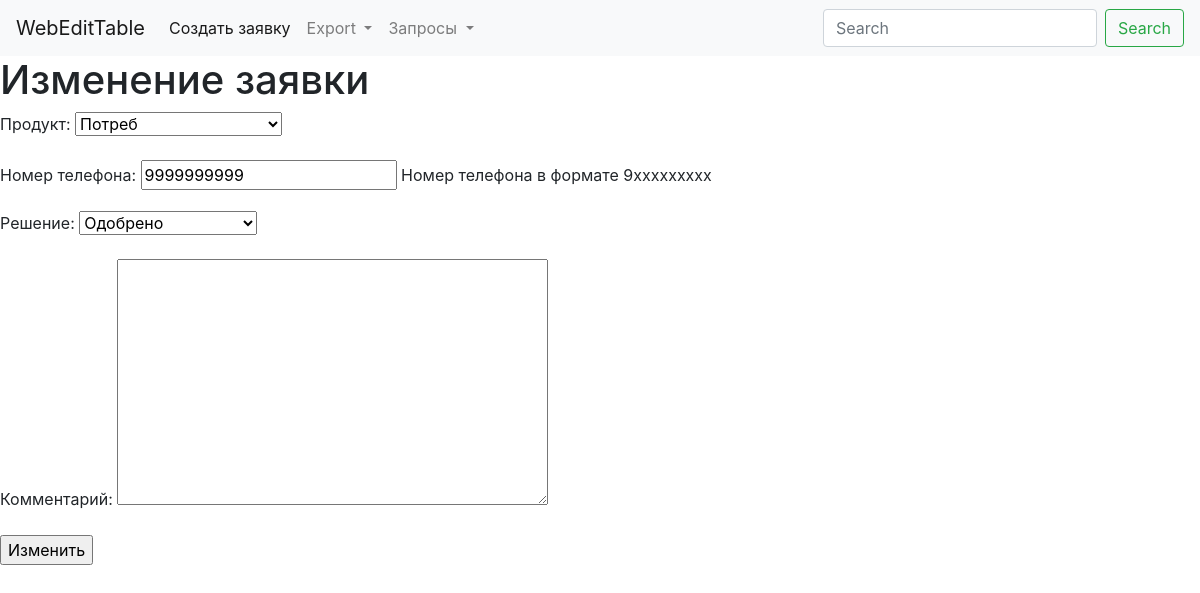
/1/edit/ (signed in), run on the app's committed database.
### table/models.py (models this page shows, shortened)
class Data(ChangeloggableMixin, models.Model):
    PRODUCT_CHOICES = [
        ('', 'Выберите тип продукта'),
        ('car', 'Авто'),
        ('consumer', 'Потреб'),
        ('deposit', 'Залог'),
        ('mortgage', 'Ипотека'),
    ]
    SOLUTION_CHOICES = [
        ('', 'Решение по заявке'),
        ('approved', 'Одобрено'),
        ('denied', 'Отказано'),
        ('temp_denied', 'Временно отказано'),
    ]
    date = models.DateTimeField('Дата заявки', auto_now_add=True)
    product = models.CharField('Продукт', max_length=20, choices=PRODUCT_CHOICES)
    phone_number = models.CharField('Номер телефона', validators=[RegexValidator(
        regex='^[0-9]{10}$',
        message='Номер телефона должен быть в формате 9xxxxxxxxx'
    )],
                                    max_length=10,
                                    help_text='Номер телефона в формате 9xxxxxxxxx')
    solution = models.CharField('Решение', choices=SOLUTION_CHOICES, max_length=20, blank=True, null=True)
    comment = models.TextField('Комментарий', blank=True, null=True)
    author = models.ForeignKey(User, on_delete=models.CASCADE, verbose_name='Автор заявки')
    class Meta:
        verbose_name = 'Заявка'
        verbose_name_plural = 'Заявки'

### table/views.py (the view)
class DataUpdateView(PermissionRequiredMixin, UpdateView):
    model = Data
    template_name = 'update.html'
    permission_required = 'table.change_data'
    fields = ['product', 'phone_number', 'solution', 'comment']
    success_url = '/'
    def get_context_data(self, **kwargs):
        kwargs['update'] = True
        return super().get_context_data(**kwargs)
    def get_form_kwargs(self):
        kwargs = super().get_form_kwargs()
        if self.request.user != kwargs['instance'].author:
            return self.handle_no_permission()
        return kwargs

### templates/update.html
{% include 'base.html' %}
{% block content %}
    <h1>Изменение заявки</h1>
    <form action="" method="post">{% csrf_token %}
      {{ form.as_p }}
    <input type="submit" value="Изменить" />
</form>
{% endblock content %}

### data on the page
Data: product "Потреб", phone_number "9999999999", solution "Одобрено"
